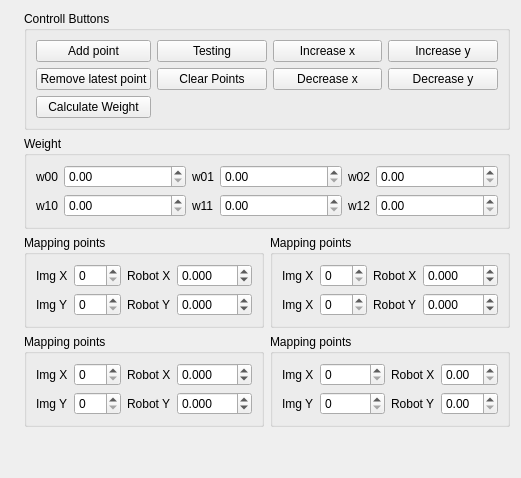
       <widget class="QWidget" name="tab">
        <attribute name="title">
         <string>Mapping</string>
        </attribute>
        <layout class="QHBoxLayout" name="horizontalLayout_15">
         <item>
          <layout class="QHBoxLayout" name="horizontalLayout_5" stretch="1,1">
           <item>
            <layout class="QVBoxLayout" name="verticalLayout_5" stretch="0">
             <item>
              <widget class="CameraLabel" name="mapping_camera_label">
               <property name="text">
                <string/>
               </property>
               <property name="alignment">
                <set>Qt::AlignLeading|Qt::AlignLeft|Qt::AlignTop</set>
               </property>
              </widget>
             </item>
            </layout>
           </item>
           <item>
            <layout class="QGridLayout" name="gridLayout_6">
             <item row="3" column="0">
              <layout class="QGridLayout" name="gridLayout_11">
               <item row="0" column="0">
                <widget class="QGroupBox" name="groupBox_10">
                 <property name="title">
                  <string>Mapping points</string>
                 </property>
                 <layout class="QGridLayout" name="gridLayout_13">
                  <item row="0" column="0">
                   <layout class="QGridLayout" name="gridLayout_12">
                    <item row="1" column="0">
                     <layout class="QFormLayout" name="formLayout_13">
                      <item row="0" column="0">
                       <widget class="QLabel" name="label_33">
                        <property name="text">
                         <string>Img Y</string>
                        </property>
                       </widget>
                      </item>
                      <item row="0" column="1">
                       <widget class="DisplayPointSpinBox" name="img_1_0">
                        <property name="maximum">
                         <number>500</number>
                        </property>
                       </widget>
                      </item>
                     </layout>
                    </item>
                    <item row="0" column="0">
                     <layout class="QFormLayout" name="formLayout_14">
                      <item row="0" column="0">
                       <widget class="QLabel" name="label_32">
                        <property name="text">
                         <string>Img X</string>
                        </property>
                       </widget>
                      </item>
                      <item row="0" column="1">
                       <widget class="DisplayPointSpinBox" name="img_0_0">
                        <property name="maximum">
                         <number>500</number>
                        </property>
                       </widget>
                      </item>
                     </layout>
                    </item>
                    <item row="0" column="1">
                     <layout class="QFormLayout" name="formLayout_17">
                      <item row="0" column="0">
                       <widget class="QLabel" name="label_34">
                        <property name="text">
                         <string>Robot X</string>
                        </property>
                       </widget>
                      </item>
                      <item row="0" column="1">
                       <widget class="DisplayPointDoubleSpinBox" name="robot_0_0">
                        <property name="decimals">
                         <number>3</number>
                        </property>
                        <property name="minimum">
                         <double>-400.000000000000000</double>
                        </property>
                        <property name="maximum">
                         <double>400.000000000000000</double>
                        </property>
                       </widget>
                      </item>
                     </layout>
                    </item>
                    <item row="1" column="1">
                     <layout class="QFormLayout" name="formLayout_18">
                      <item row="0" column="0">
                       <widget class="QLabel" name="label_35">
                        <property name="text">
                         <string>Robot Y</string>
                        </property>
                       </widget>
                      </item>
                      <item row="0" column="1">
                       <widget class="DisplayPointDoubleSpinBox" name="robot_1_0">
                        <property name="decimals">
                         <number>3</number>
                        </property>
                        <property name="minimum">
                         <double>-400.000000000000000</double>
                        </property>
                       </widget>
                      </item>
                     </layout>
                    </item>
                   </layout>
                  </item>
                 </layout>
                </widget>
               </item>
               <item row="1" column="1">
                <widget class="QGroupBox" name="groupBox_14">
                 <property name="title">
                  <string>Mapping points</string>
                 </property>
                 <layout class="QGridLayout" name="gridLayout_19">
                  <item row="0" column="0">
                   <layout class="QGridLayout" name="gridLayout_18">
                    <item row="1" column="0">
                     <layout class="QFormLayout" name="formLayout_35">
                      <item row="0" column="0">
                       <widget class="QLabel" name="label_50">
                        <property name="text">
                         <string>Img Y</string>
                        </property>
                       </widget>
                      </item>
                      <item row="0" column="1">
                       <widget class="DisplayPointSpinBox" name="img_1_3"/>
                      </item>
                     </layout>
                    </item>
                    <item row="0" column="0">
                     <layout class="QFormLayout" name="formLayout_36">
                      <item row="0" column="0">
                       <widget class="QLabel" name="label_48">
                        <property name="text">
                         <string>Img X</string>
                        </property>
                       </widget>
                      </item>
                      <item row="0" column="1">
                       <widget class="DisplayPointSpinBox" name="img_0_3"/>
                      </item>
                     </layout>
                    </item>
                    <item row="0" column="1">
                     <layout class="QFormLayout" name="formLayout_37">
                      <item row="0" column="0">
                       <widget class="QLabel" name="label_51">
                        <property name="text">
                         <string>Robot X</string>
                        </property>
                       </widget>
                      </item>
                      <item row="0" column="1">
                       <widget class="DisplayPointDoubleSpinBox" name="robot_0_3"/>
                      </item>
                     </layout>
                    </item>
                    <item row="1" column="1">
                     <layout class="QFormLayout" name="formLayout_38">
                      <item row="0" column="0">
                       <widget class="QLabel" name="label_52">
                        <property name="text">
                         <string>Robot Y</string>
                        </property>
                       </widget>
                      </item>
                      <item row="0" column="1">
                       <widget class="DisplayPointDoubleSpinBox" name="robot_1_3"/>
                      </item>
                     </layout>
                    </item>
                   </layout>
                  </item>
                 </layout>
                </widget>
               </item>
               <item row="0" column="1">
                <widget class="QGroupBox" name="groupBox_11">
                 <property name="title">
                  <string>Mapping points</string>
                 </property>
                 <layout class="QGridLayout" name="gridLayout_15">
                  <item row="0" column="0">
                   <layout class="QGridLayout" name="gridLayout_14">
                    <item row="1" column="0">
                     <layout class="QFormLayout" name="formLayout_19">
                      <item row="0" column="0">
                       <widget class="QLabel" name="label_45">
                        <property name="text">
                         <string>Img X</string>
                        </property>
                       </widget>
                      </item>
                      <item row="0" column="1">
                       <widget class="DisplayPointSpinBox" name="img_1_1">
                        <property name="maximum">
                         <number>400</number>
                        </property>
                       </widget>
                      </item>
                     </layout>
                    </item>
                    <item row="0" column="1">
                     <layout class="QFormLayout" name="formLayout_21">
                      <item row="0" column="0">
                       <widget class="QLabel" name="label_46">
                        <property name="text">
                         <string>Robot X</string>
                        </property>
                       </widget>
                      </item>
                      <item row="0" column="1">
                       <widget class="DisplayPointDoubleSpinBox" name="robot_0_1">
                        <property name="decimals">
                         <number>3</number>
                        </property>
                        <property name="minimum">
                         <double>-400.000000000000000</double>
                        </property>
                        <property name="maximum">
                         <double>400.000000000000000</double>
                        </property>
                       </widget>
                      </item>
                     </layout>
                    </item>
                    <item row="0" column="0">
                     <layout class="QFormLayout" name="formLayout_20">
                      <item row="0" column="0">
                       <widget class="QLabel" name="label_44">
                        <property name="text">
                         <string>Img X</string>
                        </property>
                       </widget>
                      </item>
                      <item row="0" column="1">
                       <widget class="DisplayPointSpinBox" name="img_0_1">
                        <property name="maximum">
                         <number>400</number>
                        </property>
                       </widget>
                      </item>
                     </layout>
                    </item>
                    <item row="1" column="1">
                     <layout class="QFormLayout" name="formLayout_22">
                      <item row="0" column="0">
                       <widget class="QLabel" name="label_47">
                        <property name="text">
                         <string>Robot Y</string>
                        </property>
                       </widget>
                      </item>
                      <item row="0" column="1">
                       <widget class="DisplayPointDoubleSpinBox" name="robot_1_1">
                        <property name="decimals">
                         <number>3</number>
                        </property>
                        <property name="minimum">
                         <double>-400.000000000000000</double>
                        </property>
                        <property name="maximum">
                         <double>400.000000000000000</double>
                        </property>
                       </widget>
                      </item>
                     </layout>
                    </item>
                   </layout>
                  </item>
                 </layout>
                </widget>
               </item>
               <item row="1" column="0">
                <widget class="QGroupBox" name="groupBox_13">
                 <property name="title">
                  <string>Mapping points</string>
                 </property>
                 <layout class="QGridLayout" name="gridLayout_17">
                  <item row="0" column="0">
                   <layout class="QGridLayout" name="gridLayout_16">
                    <item row="0" column="1">
                     <layout class="QFormLayout" name="formLayout_27">
                      <item row="0" column="0">
                       <widget class="QLabel" name="label_38">
                        <property name="text">
                         <string>Robot X</string>
                        </property>
                       </widget>
                      </item>
                      <item row="0" column="1">
                       <widget class="DisplayPointDoubleSpinBox" name="robot_0_2">
                        <property name="decimals">
                         <number>3</number>
                        </property>
                        <property name="minimum">
                         <double>-400.000000000000000</double>
                        </property>
                        <property name="maximum">
                         <double>400.000000000000000</double>
                        </property>
                       </widget>
                      </item>
                     </layout>
                    </item>
                    <item row="0" column="0">
                     <layout class="QFormLayout" name="formLayout_26">
                      <item row="0" column="0">
                       <widget class="QLabel" name="label_36">
                        <property name="text">
                         <string>Img X</string>
                        </property>
                       </widget>
                      </item>
                      <item row="0" column="1">
                       <widget class="DisplayPointSpinBox" name="img_0_2">
                        <property name="maximum">
                         <number>500</number>
                        </property>
                       </widget>
                      </item>
                     </layout>
                    </item>
                    <item row="1" column="0">
                     <layout class="QFormLayout" name="formLayout_23">
                      <item row="0" column="0">
                       <widget class="QLabel" name="label_37">
                        <property name="text">
                         <string>Img Y</string>
                        </property>
                       </widget>
                      </item>
                      <item row="0" column="1">
                       <widget class="DisplayPointSpinBox" name="img_1_2">
                        <property name="maximum">
                         <number>500</number>
                        </property>
                       </widget>
                      </item>
                     </layout>
                    </item>
                    <item row="1" column="1">
                     <layout class="QFormLayout" name="formLayout_29">
                      <item row="0" column="0">
                       <widget class="QLabel" name="label_39">
                        <property name="text">
                         <string>Robot Y</string>
                        </property>
                       </widget>
                      </item>
                      <item row="0" column="1">
                       <widget class="DisplayPointDoubleSpinBox" name="robot_1_2">
                        <property name="decimals">
                         <number>3</number>
                        </property>
                        <property name="minimum">
                         <double>-400.000000000000000</double>
                        </property>
                        <property name="maximum">
                         <double>400.000000000000000</double>
                        </property>
                       </widget>
                      </item>
                     </layout>
                    </item>
                   </layout>
                  </item>
                 </layout>
                </widget>
               </item>
              </layout>
             </item>
             <item row="4" column="0">
              <spacer name="verticalSpacer">
               <property name="orientation">
                <enum>Qt::Vertical</enum>
               </property>
               <property name="sizeHint" stdset="0">
                <size>
                 <width>20</width>
                 <height>40</height>
                </size>
               </property>
              </spacer>
             </item>
             <item row="2" column="0">
              <widget class="QGroupBox" name="groupBox_7">
               <property name="title">
                <string>Weight</string>
               </property>
               <layout class="QGridLayout" name="gridLayout_9">
                <item row="0" column="0">
                 <layout class="QGridLayout" name="gridLayout_8">
                  <item row="0" column="0">
                   <layout class="QFormLayout" name="formLayout_8">
                    <item row="0" column="0">
                     <widget class="QLabel" name="label_27">
                      <property name="text">
                       <string>w00</string>
                      </property>
                     </widget>
                    </item>
                    <item row="0" column="1">
                     <widget class="DisplayPointDoubleSpinBox" name="w_0_0"/>
                    </item>
                   </layout>
                  </item>
                  <item row="1" column="0">
                   <layout class="QFormLayout" name="formLayout_7">
                    <item row="0" column="0">
                     <widget class="QLabel" name="label_19">
                      <property name="text">
                       <string>w10</string>
                      </property>
                     </widget>
                    </item>
                    <item row="0" column="1">
                     <widget class="DisplayPointDoubleSpinBox" name="w_0_1"/>
                    </item>
                   </layout>
                  </item>
                  <item row="0" column="2">
                   <layout class="QFormLayout" name="formLayout_9">
                    <item row="0" column="0">
                     <widget class="QLabel" name="label_28">
                      <property name="text">
                       <string>w02</string>
                      </property>
                     </widget>
                    </item>
                    <item row="0" column="1">
                     <widget class="DisplayPointDoubleSpinBox" name="w_2_0"/>
                    </item>
                   </layout>
                  </item>
                  <item row="0" column="1">
                   <layout class="QFormLayout" name="formLayout_10">
                    <item row="0" column="0">
                     <widget class="QLabel" name="label_29">
                      <property name="text">
                       <string>w01</string>
                      </property>
                     </widget>
                    </item>
                    <item row="0" column="1">
                     <widget class="DisplayPointDoubleSpinBox" name="w_1_0"/>
                    </item>
                   </layout>
                  </item>
                  <item row="1" column="2">
                   <layout class="QFormLayout" name="formLayout_11">
                    <item row="0" column="0">
                     <widget class="QLabel" name="label_30">
                      <property name="text">
                       <string>w12</string>
                      </property>
                     </widget>
                    </item>
                    <item row="0" column="1">
                     <widget class="DisplayPointDoubleSpinBox" name="w_2_1"/>
                    </item>
                   </layout>
                  </item>
                  <item row="1" column="1">
                   <layout class="QFormLayout" name="formLayout_12">
                    <item row="0" column="0">
                     <widget class="QLabel" name="label_31">
                      <property name="text">
                       <string>w11</string>
                      </property>
                     </widget>
                    </item>
                    <item row="0" column="1">
                     <widget class="DisplayPointDoubleSpinBox" name="w_1_1"/>
                    </item>
                   </layout>
                  </item>
                 </layout>
                </item>
               </layout>
              </widget>
             </item>
             <item row="1" column="0">
              <widget class="QGroupBox" name="groupBox_8">
               <property name="title">
                <string>Controll Buttons</string>
               </property>
               <layout class="QGridLayout" name="gridLayout_10">
                <item row="0" column="0">
                 <layout class="QGridLayout" name="gridLayout_7">
                  <item row="1" column="2">
                   <widget class="QPushButton" name="decrease_x_btn">
                    <property name="text">
                     <string>Decrease x</string>
                    </property>
                   </widget>
                  </item>
                  <item row="0" column="2">
                   <widget class="QPushButton" name="increase_x_btn">
                    <property name="text">
                     <string>Increase x</string>
                    </property>
                   </widget>
                  </item>
                  <item row="1" column="3">
                   <widget class="QPushButton" name="decrease_y_btn">
                    <property name="text">
                     <string>Decrease y</string>
                    </property>
                   </widget>
                  </item>
                  <item row="0" column="0">
                   <widget class="QPushButton" name="add_point_btn">
                    <property name="text">
                     <string>Add point</string>
                    </property>
                   </widget>
                  </item>
                  <item row="1" column="0">
                   <widget class="QPushButton" name="remove_latest_mapping_point_btn">
                    <property name="text">
                     <string>Remove latest point</string>
                    </property>
                   </widget>
                  </item>
                  <item row="1" column="1">
                   <widget class="QPushButton" name="clear_points_btn">
                    <property name="text">
                     <string>Clear Points</string>
                    </property>
                   </widget>
                  </item>
                  <item row="0" column="1">
                   <widget class="QPushButton" name="testing_btn">
                    <property name="text">
                     <string>Testing</string>
                    </property>
                   </widget>
                  </item>
                  <item row="0" column="3">
                   <widget class="QPushButton" name="increase_y_btn">
                    <property name="text">
                     <string>Increase y</string>
                    </property>
                   </widget>
                  </item>
                  <item row="2" column="0">
                   <widget class="QPushButton" name="calculate_weight_btn">
                    <property name="text">
                     <string>Calculate Weight</string>
                    </property>
                   </widget>
                  </item>
                 </layout>
                </item>
               </layout>
              </widget>
             </item>
            </layout>
           </item>
          </layout>
         </item>
        </layout>
       </widget>
